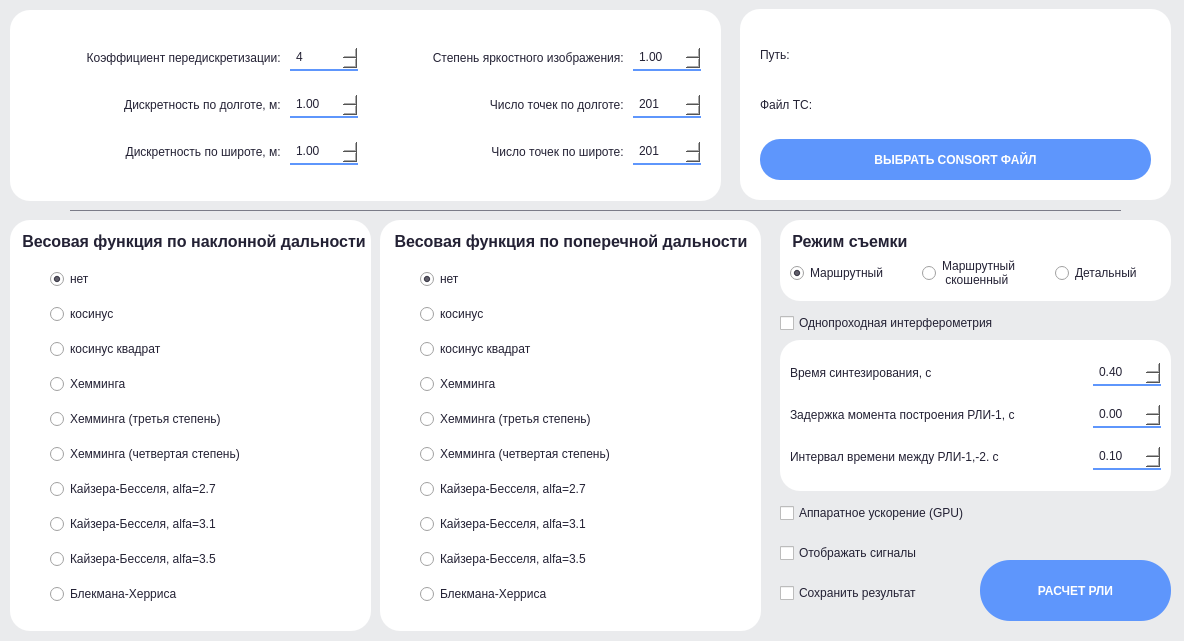
<?xml version="1.0" encoding="UTF-8"?>
<ui version="4.0">
 <class>Widget</class>
 <widget class="QWidget" name="Widget">
  <property name="geometry">
   <rect>
    <x>0</x>
    <y>0</y>
    <width>1184</width>
    <height>641</height>
   </rect>
  </property>
  <property name="minimumSize">
   <size>
    <width>1184</width>
    <height>641</height>
   </size>
  </property>
  <property name="maximumSize">
   <size>
    <width>1184</width>
    <height>641</height>
   </size>
  </property>
  <property name="windowTitle">
   <string>Widget</string>
  </property>
  <property name="styleSheet">
   <string notr="true">#Widget{
background: #eaebed;
}
*{
color: #232134;
box-sizing: border-box;
}
#Start, #upload{
	background: #5e96fc;
	border-radius: 20px;
	transition-duration: 1s;
	cursor: pointer;
	color: white;
	font-weight: 700;
}
#Start:hover{
background: #538efc;
}
#upload:hover{
background: #538efc;
}
.QSpinBox, QDoubleSpinBox{
max-width: 60px;
border: none;
border-radius: 20px;
outline: none;
background: white;
border-bottom: 2px solid #5e96fc;
padding: 4px;
}
.QFrame{
background:white;
border-radius: 20px;


}
.QGroupBox{
border: none;
font-size: 16px;
font-weight: 700;
}
</string>
  </property>
  <widget class="QCheckBox" name="checkBox">
   <property name="geometry">
    <rect>
     <x>780</x>
     <y>310</y>
     <width>281</width>
     <height>26</height>
    </rect>
   </property>
   <property name="text">
    <string>Однопроходная интерферометрия</string>
   </property>
  </widget>
  <widget class="QCheckBox" name="FlagViewSignal">
   <property name="geometry">
    <rect>
     <x>780</x>
     <y>540</y>
     <width>181</width>
     <height>26</height>
    </rect>
   </property>
   <property name="text">
    <string>Отображать сигналы</string>
   </property>
  </widget>
  <widget class="QPushButton" name="Start">
   <property name="geometry">
    <rect>
     <x>980</x>
     <y>560</y>
     <width>191</width>
     <height>61</height>
    </rect>
   </property>
   <property name="styleSheet">
    <string notr="true">border-radius: 30px;</string>
   </property>
   <property name="text">
    <string>РАСЧЕТ РЛИ</string>
   </property>
  </widget>
  <widget class="QCheckBox" name="GPU">
   <property name="geometry">
    <rect>
     <x>780</x>
     <y>500</y>
     <width>271</width>
     <height>26</height>
    </rect>
   </property>
   <property name="text">
    <string>Аппаратное ускорение (GPU)</string>
   </property>
  </widget>
  <widget class="QFrame" name="frame">
   <property name="geometry">
    <rect>
     <x>10</x>
     <y>10</y>
     <width>711</width>
     <height>191</height>
    </rect>
   </property>
   <property name="frameShape">
    <enum>QFrame::StyledPanel</enum>
   </property>
   <property name="frameShadow">
    <enum>QFrame::Raised</enum>
   </property>
   <widget class="QWidget" name="horizontalLayoutWidget_4">
    <property name="geometry">
     <rect>
      <x>10</x>
      <y>20</y>
      <width>681</width>
      <height>152</height>
     </rect>
    </property>
    <layout class="QHBoxLayout" name="horizontalLayout_4">
     <item>
      <layout class="QVBoxLayout" name="verticalLayout_2">
       <item>
        <layout class="QHBoxLayout" name="horizontalLayout_5">
         <item>
          <widget class="QLabel" name="label_4">
           <property name="text">
            <string>Коэффициент передискретизации: </string>
           </property>
           <property name="alignment">
            <set>Qt::AlignRight|Qt::AlignTrailing|Qt::AlignVCenter</set>
           </property>
          </widget>
         </item>
         <item>
          <widget class="QSpinBox" name="Kss">
           <property name="styleSheet">
            <string notr="true"/>
           </property>
           <property name="value">
            <number>4</number>
           </property>
          </widget>
         </item>
        </layout>
       </item>
       <item>
        <layout class="QHBoxLayout" name="horizontalLayout_6">
         <item>
          <widget class="QLabel" name="label_5">
           <property name="text">
            <string>Дискретность по долготе, м: </string>
           </property>
           <property name="alignment">
            <set>Qt::AlignRight|Qt::AlignTrailing|Qt::AlignVCenter</set>
           </property>
          </widget>
         </item>
         <item>
          <widget class="QDoubleSpinBox" name="dxsint">
           <property name="value">
            <double>1.000000000000000</double>
           </property>
          </widget>
         </item>
        </layout>
       </item>
       <item>
        <layout class="QHBoxLayout" name="horizontalLayout_7">
         <item>
          <widget class="QLabel" name="label_6">
           <property name="text">
            <string>Дискретность по широте, м: </string>
           </property>
           <property name="alignment">
            <set>Qt::AlignRight|Qt::AlignTrailing|Qt::AlignVCenter</set>
           </property>
          </widget>
         </item>
         <item>
          <widget class="QDoubleSpinBox" name="dysint">
           <property name="value">
            <double>1.000000000000000</double>
           </property>
          </widget>
         </item>
        </layout>
       </item>
      </layout>
     </item>
     <item>
      <layout class="QVBoxLayout" name="verticalLayout_3">
       <item>
        <layout class="QHBoxLayout" name="horizontalLayout_8">
         <item>
          <widget class="QLabel" name="label_7">
           <property name="text">
            <string>Степень яркостного изображения: </string>
           </property>
           <property name="alignment">
            <set>Qt::AlignRight|Qt::AlignTrailing|Qt::AlignVCenter</set>
           </property>
          </widget>
         </item>
         <item>
          <widget class="QDoubleSpinBox" name="StepBright">
           <property name="value">
            <double>1.000000000000000</double>
           </property>
          </widget>
         </item>
        </layout>
       </item>
       <item>
        <layout class="QHBoxLayout" name="horizontalLayout_9">
         <item>
          <widget class="QLabel" name="label_8">
           <property name="text">
            <string>Число точек по долготе: </string>
           </property>
           <property name="alignment">
            <set>Qt::AlignRight|Qt::AlignTrailing|Qt::AlignVCenter</set>
           </property>
          </widget>
         </item>
         <item>
          <widget class="QSpinBox" name="Nxsint">
           <property name="maximum">
            <number>1000</number>
           </property>
           <property name="value">
            <number>201</number>
           </property>
          </widget>
         </item>
        </layout>
       </item>
       <item>
        <layout class="QHBoxLayout" name="horizontalLayout_10">
         <item>
          <widget class="QLabel" name="label_9">
           <property name="text">
            <string>Число точек по широте: </string>
           </property>
           <property name="alignment">
            <set>Qt::AlignRight|Qt::AlignTrailing|Qt::AlignVCenter</set>
           </property>
          </widget>
         </item>
         <item>
          <widget class="QSpinBox" name="Nysint">
           <property name="maximum">
            <number>1000</number>
           </property>
           <property name="value">
            <number>201</number>
           </property>
          </widget>
         </item>
        </layout>
       </item>
      </layout>
     </item>
    </layout>
   </widget>
  </widget>
  <widget class="QFrame" name="frame_3">
   <property name="geometry">
    <rect>
     <x>10</x>
     <y>220</y>
     <width>361</width>
     <height>411</height>
    </rect>
   </property>
   <property name="frameShape">
    <enum>QFrame::StyledPanel</enum>
   </property>
   <property name="frameShadow">
    <enum>QFrame::Raised</enum>
   </property>
   <widget class="QGroupBox" name="TypeWinDn">
    <property name="geometry">
     <rect>
      <x>10</x>
      <y>10</y>
      <width>361</width>
      <height>391</height>
     </rect>
    </property>
    <property name="title">
     <string>Весовая функция по наклонной дальности</string>
    </property>
    <property name="alignment">
     <set>Qt::AlignLeading|Qt::AlignLeft|Qt::AlignVCenter</set>
    </property>
    <widget class="QWidget" name="verticalLayoutWidget">
     <property name="geometry">
      <rect>
       <x>30</x>
       <y>30</y>
       <width>296</width>
       <height>361</height>
      </rect>
     </property>
     <layout class="QVBoxLayout" name="verticalLayout">
      <item>
       <widget class="QRadioButton" name="r1">
        <property name="text">
         <string>нет</string>
        </property>
        <property name="checked">
         <bool>true</bool>
        </property>
       </widget>
      </item>
      <item>
       <widget class="QRadioButton" name="r2">
        <property name="text">
         <string>косинус</string>
        </property>
       </widget>
      </item>
      <item>
       <widget class="QRadioButton" name="r3">
        <property name="text">
         <string>косинус квадрат</string>
        </property>
       </widget>
      </item>
      <item>
       <widget class="QRadioButton" name="r4">
        <property name="text">
         <string>Хемминга</string>
        </property>
       </widget>
      </item>
      <item>
       <widget class="QRadioButton" name="r5">
        <property name="text">
         <string>Хемминга (третья степень)</string>
        </property>
       </widget>
      </item>
      <item>
       <widget class="QRadioButton" name="r6">
        <property name="text">
         <string>Хемминга (четвертая степень)</string>
        </property>
       </widget>
      </item>
      <item>
       <widget class="QRadioButton" name="r7">
        <property name="text">
         <string>Кайзера-Бесселя, alfa=2.7</string>
        </property>
       </widget>
      </item>
      <item>
       <widget class="QRadioButton" name="r8">
        <property name="text">
         <string>Кайзера-Бесселя, alfa=3.1</string>
        </property>
       </widget>
      </item>
      <item>
       <widget class="QRadioButton" name="r9">
        <property name="text">
         <string>Кайзера-Бесселя, alfa=3.5</string>
        </property>
       </widget>
      </item>
      <item>
       <widget class="QRadioButton" name="r10">
        <property name="text">
         <string>Блекмана-Херриса</string>
        </property>
       </widget>
      </item>
     </layout>
    </widget>
   </widget>
  </widget>
  <widget class="QFrame" name="frame_4">
   <property name="geometry">
    <rect>
     <x>380</x>
     <y>220</y>
     <width>381</width>
     <height>411</height>
    </rect>
   </property>
   <property name="frameShape">
    <enum>QFrame::StyledPanel</enum>
   </property>
   <property name="frameShadow">
    <enum>QFrame::Raised</enum>
   </property>
   <widget class="QGroupBox" name="TypeWinDp">
    <property name="geometry">
     <rect>
      <x>10</x>
      <y>10</y>
      <width>361</width>
      <height>391</height>
     </rect>
    </property>
    <property name="title">
     <string>Весовая функция по поперечной дальности</string>
    </property>
    <property name="alignment">
     <set>Qt::AlignCenter</set>
    </property>
    <property name="flat">
     <bool>false</bool>
    </property>
    <property name="checkable">
     <bool>false</bool>
    </property>
    <widget class="QWidget" name="verticalLayoutWidget_5">
     <property name="geometry">
      <rect>
       <x>30</x>
       <y>30</y>
       <width>296</width>
       <height>361</height>
      </rect>
     </property>
     <layout class="QVBoxLayout" name="verticalLayout_5">
      <item>
       <widget class="QRadioButton" name="p1">
        <property name="text">
         <string>нет</string>
        </property>
        <property name="checked">
         <bool>true</bool>
        </property>
       </widget>
      </item>
      <item>
       <widget class="QRadioButton" name="p2">
        <property name="text">
         <string>косинус</string>
        </property>
       </widget>
      </item>
      <item>
       <widget class="QRadioButton" name="p3">
        <property name="text">
         <string>косинус квадрат</string>
        </property>
       </widget>
      </item>
      <item>
       <widget class="QRadioButton" name="p4">
        <property name="text">
         <string>Хемминга</string>
        </property>
       </widget>
      </item>
      <item>
       <widget class="QRadioButton" name="p5">
        <property name="text">
         <string>Хемминга (третья степень)</string>
        </property>
       </widget>
      </item>
      <item>
       <widget class="QRadioButton" name="p6">
        <property name="text">
         <string>Хемминга (четвертая степень)</string>
        </property>
       </widget>
      </item>
      <item>
       <widget class="QRadioButton" name="p7">
        <property name="text">
         <string>Кайзера-Бесселя, alfa=2.7</string>
        </property>
       </widget>
      </item>
      <item>
       <widget class="QRadioButton" name="p8">
        <property name="text">
         <string>Кайзера-Бесселя, alfa=3.1</string>
        </property>
       </widget>
      </item>
      <item>
       <widget class="QRadioButton" name="p9">
        <property name="text">
         <string>Кайзера-Бесселя, alfa=3.5</string>
        </property>
       </widget>
      </item>
      <item>
       <widget class="QRadioButton" name="p10">
        <property name="text">
         <string>Блекмана-Херриса</string>
        </property>
       </widget>
      </item>
     </layout>
    </widget>
   </widget>
  </widget>
  <widget class="QFrame" name="frame_6">
   <property name="geometry">
    <rect>
     <x>780</x>
     <y>220</y>
     <width>391</width>
     <height>81</height>
    </rect>
   </property>
   <property name="frameShape">
    <enum>QFrame::StyledPanel</enum>
   </property>
   <property name="frameShadow">
    <enum>QFrame::Raised</enum>
   </property>
   <widget class="QGroupBox" name="groupBox_3">
    <property name="geometry">
     <rect>
      <x>10</x>
      <y>10</y>
      <width>391</width>
      <height>61</height>
     </rect>
    </property>
    <property name="title">
     <string>Режим съемки</string>
    </property>
    <widget class="QWidget" name="horizontalLayoutWidget">
     <property name="geometry">
      <rect>
       <x>0</x>
       <y>19</y>
       <width>391</width>
       <height>48</height>
      </rect>
     </property>
     <layout class="QHBoxLayout" name="horizontalLayout">
      <item>
       <widget class="QRadioButton" name="Stripmap">
        <property name="text">
         <string>Маршрутный</string>
        </property>
        <property name="checked">
         <bool>true</bool>
        </property>
       </widget>
      </item>
      <item>
       <widget class="QRadioButton" name="Stripmap2">
        <property name="text">
         <string>Маршрутный
 скошенный</string>
        </property>
       </widget>
      </item>
      <item>
       <widget class="QRadioButton" name="Detailmode">
        <property name="text">
         <string>Детальный</string>
        </property>
       </widget>
      </item>
     </layout>
    </widget>
   </widget>
  </widget>
  <widget class="QFrame" name="frame_7">
   <property name="geometry">
    <rect>
     <x>740</x>
     <y>9</y>
     <width>431</width>
     <height>191</height>
    </rect>
   </property>
   <property name="frameShape">
    <enum>QFrame::StyledPanel</enum>
   </property>
   <property name="frameShadow">
    <enum>QFrame::Raised</enum>
   </property>
   <widget class="QPushButton" name="upload">
    <property name="geometry">
     <rect>
      <x>20</x>
      <y>130</y>
      <width>391</width>
      <height>41</height>
     </rect>
    </property>
    <property name="text">
     <string>ВЫБРАТЬ CONSORT ФАЙЛ</string>
    </property>
   </widget>
   <widget class="QWidget" name="horizontalLayoutWidget_2">
    <property name="geometry">
     <rect>
      <x>20</x>
      <y>30</y>
      <width>391</width>
      <height>31</height>
     </rect>
    </property>
    <layout class="QHBoxLayout" name="horizontalLayout_2">
     <item>
      <widget class="QLabel" name="label">
       <property name="maximumSize">
        <size>
         <width>70</width>
         <height>16777215</height>
        </size>
       </property>
       <property name="text">
        <string>Путь:</string>
       </property>
      </widget>
     </item>
     <item>
      <widget class="QLabel" name="Path">
       <property name="styleSheet">
        <string notr="true">color: #7b7c88</string>
       </property>
       <property name="text">
        <string/>
       </property>
      </widget>
     </item>
    </layout>
   </widget>
   <widget class="QWidget" name="horizontalLayoutWidget_3">
    <property name="geometry">
     <rect>
      <x>20</x>
      <y>80</y>
      <width>391</width>
      <height>31</height>
     </rect>
    </property>
    <layout class="QHBoxLayout" name="horizontalLayout_3">
     <item>
      <widget class="QLabel" name="file_name_label">
       <property name="maximumSize">
        <size>
         <width>70</width>
         <height>16777215</height>
        </size>
       </property>
       <property name="text">
        <string>Файл ТС:</string>
       </property>
      </widget>
     </item>
     <item>
      <widget class="QLabel" name="File_name">
       <property name="styleSheet">
        <string notr="true">color: #7b7c88</string>
       </property>
       <property name="text">
        <string/>
       </property>
      </widget>
     </item>
    </layout>
   </widget>
  </widget>
  <widget class="QFrame" name="frame_8">
   <property name="geometry">
    <rect>
     <x>780</x>
     <y>340</y>
     <width>391</width>
     <height>151</height>
    </rect>
   </property>
   <property name="frameShape">
    <enum>QFrame::StyledPanel</enum>
   </property>
   <property name="frameShadow">
    <enum>QFrame::Raised</enum>
   </property>
   <widget class="QWidget" name="verticalLayoutWidget_6">
    <property name="geometry">
     <rect>
      <x>10</x>
      <y>10</y>
      <width>371</width>
      <height>131</height>
     </rect>
    </property>
    <layout class="QVBoxLayout" name="verticalLayout_6">
     <item>
      <layout class="QHBoxLayout" name="horizontalLayout_11">
       <item>
        <widget class="QLabel" name="label_10">
         <property name="text">
          <string>Время синтезирования, c</string>
         </property>
        </widget>
       </item>
       <item>
        <widget class="QDoubleSpinBox" name="Tsint">
         <property name="value">
          <double>0.400000000000000</double>
         </property>
        </widget>
       </item>
      </layout>
     </item>
     <item>
      <layout class="QHBoxLayout" name="horizontalLayout_12">
       <item>
        <widget class="QLabel" name="label_11">
         <property name="text">
          <string>Задержка момента построения РЛИ-1, с</string>
         </property>
        </widget>
       </item>
       <item>
        <widget class="QDoubleSpinBox" name="tauRli"/>
       </item>
      </layout>
     </item>
     <item>
      <layout class="QHBoxLayout" name="horizontalLayout_13">
       <item>
        <widget class="QLabel" name="label_12">
         <property name="text">
          <string>Интервал времени между РЛИ-1,-2. с</string>
         </property>
        </widget>
       </item>
       <item>
        <widget class="QDoubleSpinBox" name="t_r_w">
         <property name="value">
          <double>0.100000000000000</double>
         </property>
        </widget>
       </item>
      </layout>
     </item>
    </layout>
   </widget>
  </widget>
  <widget class="QWidget" name="greyLine" native="true">
   <property name="geometry">
    <rect>
     <x>70</x>
     <y>210</y>
     <width>1051</width>
     <height>1</height>
    </rect>
   </property>
   <property name="maximumSize">
    <size>
     <width>16777215</width>
     <height>1</height>
    </size>
   </property>
   <property name="styleSheet">
    <string notr="true">background: #7b7c88;</string>
   </property>
  </widget>
  <widget class="QCheckBox" name="FlagWriteRli">
   <property name="geometry">
    <rect>
     <x>780</x>
     <y>580</y>
     <width>181</width>
     <height>26</height>
    </rect>
   </property>
   <property name="text">
    <string>Сохранить результат</string>
   </property>
  </widget>
  <zorder>frame_8</zorder>
  <zorder>frame_7</zorder>
  <zorder>frame_6</zorder>
  <zorder>frame_4</zorder>
  <zorder>frame_3</zorder>
  <zorder>frame</zorder>
  <zorder>checkBox</zorder>
  <zorder>FlagViewSignal</zorder>
  <zorder>Start</zorder>
  <zorder>GPU</zorder>
  <zorder>greyLine</zorder>
  <zorder>FlagWriteRli</zorder>
 </widget>
 <resources/>
 <connections/>
</ui>
